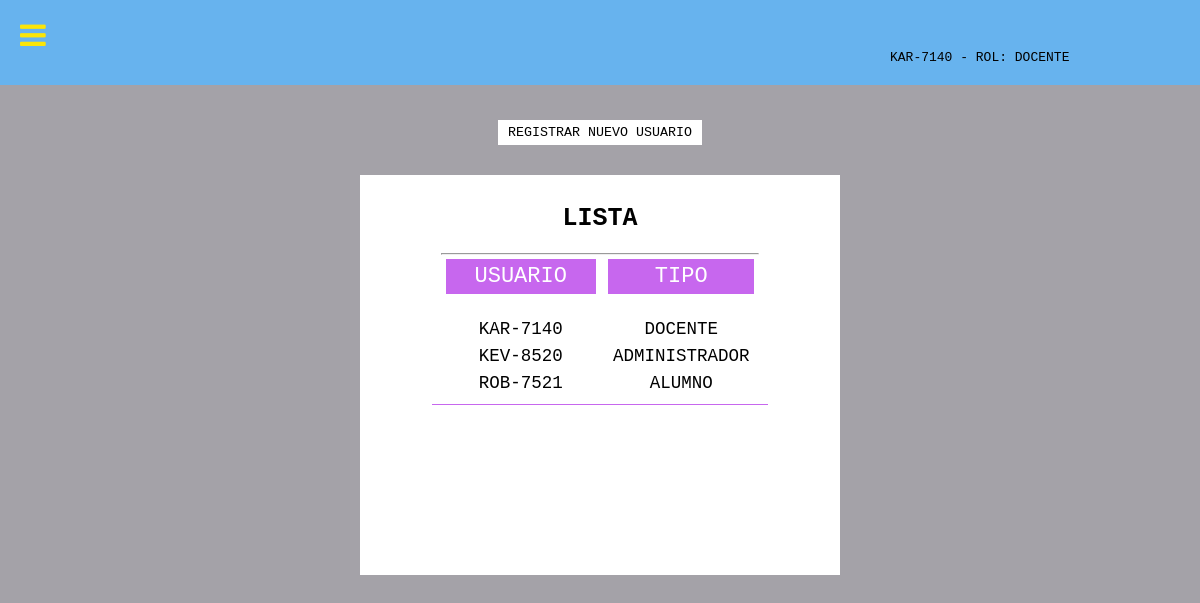
The app's page /m_usuarios.php (signed in) with its own data.
### tables this page shows
CREATE TABLE `usuario` (
  `idx` varchar(100) NOT NULL,
  `usuario` varchar(100) NOT NULL,
  `contraseña` varchar(500) NOT NULL,
  `tipo` varchar(100) NOT NULL
);

### m_usuarios.php (the view, shortened to what this page needs)
<!DOCTYPE html>
<html>
<head>
	<?php
		require("conn.php");
	?>
</head>
<body>
	<div class="container">
		<div class="row">
			<div class="col">
			</div>
		</div>
	</div>
	<br><br><br><br><br><br><br><br>
	<center>
		<div class="botones">
			<input type="button" id="abrir1" class="btn" value="REGISTRAR NUEVO USUARIO">
		</div>
		<form method="post">
			<div class="tabla_div">
				<table class="t1">
					<tr>
						<th colspan="7"><div class="d1">LISTA</div><hr></th>
					</tr>
					<tr>
						<td><center><div class="d6">USUARIO</div></center></td>
						<td><center><div class="d6">TIPO</div></center></td>
					</tr>
					<?php
					$lista = mYsqli_query($con,"select * from usuario") or die("error: ".mysqli_error());
					while ($mostrar = mysqli_fetch_array($lista)) {
					?>
					<tr>
						<td><center><div class="d7"><?php echo $mostrar['usuario'] ?></div></center></td>
						<td><center><div class="d7"><?php echo $mostrar['tipo'] ?></div></center></td>
					</tr>
					<?php
					}
					?>
				</table>
			</div>
		</form>
	</center>
</body>
</html>

### m_usuarios.php (style rules this page uses)
* { font-family: monospace; text-decoration: none; }
body { background: #A4A2A8; }
.btn { transition: .5s; background-color: white; border-style: none; padding: 5px 10px; }
.tabla_div { overflow:scroll; width: 40%; padding: 10px; margin-top: 30px; background: white; height: 400px; }
.d1 { margin-bottom: 20px; font-size: 25px; }
.d6 { font-size: 22px; padding: 5px 29px; margin: 2.5px 5px; margin-bottom: 20px; background: #C767EE; color: white; }
.d7 { font-size: 17.5px; padding: 2.5px 10px; }
.t,.t1 { padding: .5rem; margin-bottom: .5rem 0; border: none; border-bottom: solid #C767EE .5PX; transition: all .5s; width: 300px; margin: 10px; }

### records on screen
usuario: usuario "KAR-7140", tipo "DOCENTE"
usuario: usuario "KEV-8520", tipo "ADMINISTRADOR"
usuario: usuario "ROB-7521", tipo "ALUMNO"
